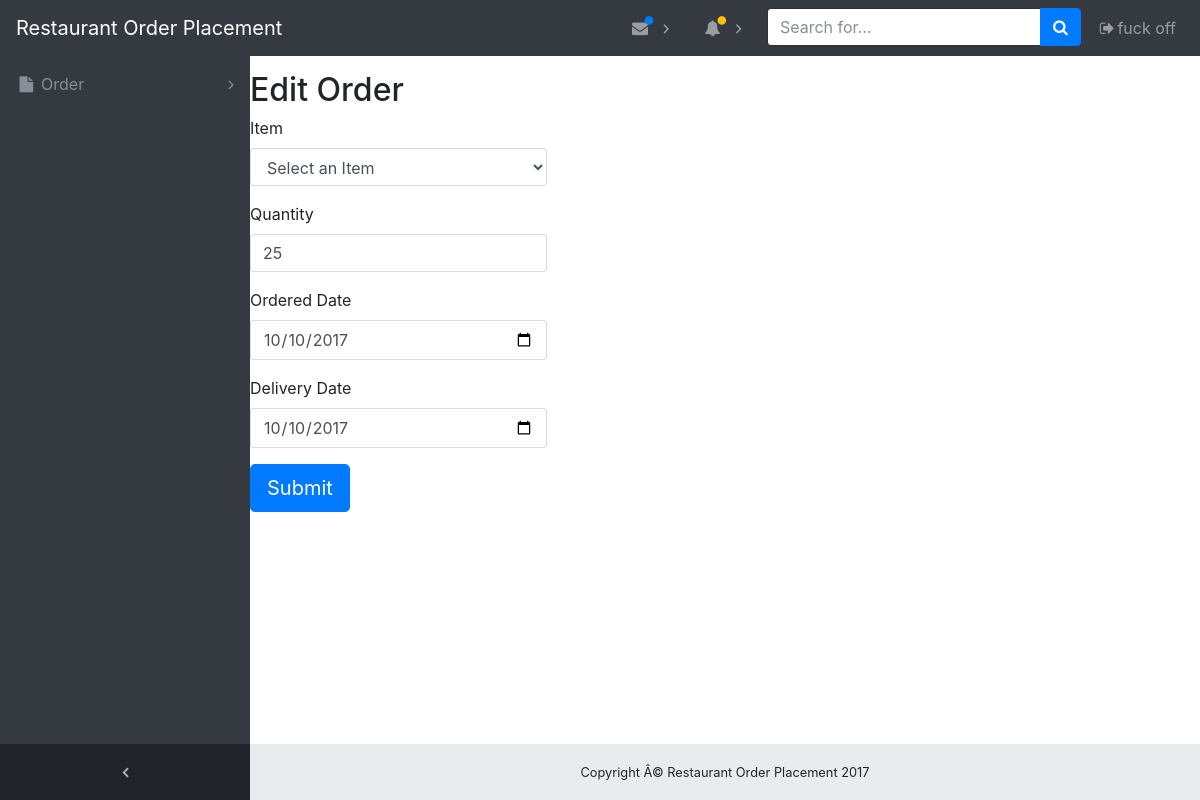
Page /orders/edit_order/6 on the committed database.
### tables this page shows
CREATE TABLE `orders` (
  `orders_id` int(10) NOT NULL,
  `item_id` int(10) NOT NULL,
  `quantity` int(10) NOT NULL,
  `ordered_date` date NOT NULL,
  `order_by` varchar(10) NOT NULL,
  `delivery_date` date NOT NULL,
  `delivery_flag` varchar(5) NOT NULL
);

### application/controllers/Orders.php (called while the page is built, shortened)
<?php
class Orders extends CI_Controller {
	public function __construct() {
        $this->load->model(array('item_model','orders_model'));
    }
    public function edit_order($id) {
        $data_header['active'] = 'user';
        $this->load->view('template/header', $data_header);
        $data['users'] = $this->orders_model->get_order($id);
        $data['items'] = $this->orders_model->get_items();
        if ($_POST) {
           $config = array(
                array(
                        'field' => 'order_item',
                        'label' => 'Item',
                        'rules' => 'trim|required|max_length[50]'
                ),
                array(
                        'field' => 'order_quantity',
                        'label' => 'Quantity',
                        'rules' => 'trim|max_length[50]'
                ),
                array(
                        'field' => 'ordered_date',
                        'label' => 'Order Date',
                        'rules' => 'trim|max_length[50]'
                ),
                array(
                        'field' => 'delivery_date',
                        'label' => 'Delivery Date',
                        'rules' => 'trim|max_length[50]'
                )
            );
           $this->form_validation->set_rules($config);
            if ($this->form_validation->run() == FALSE) {
                $this->load->view('orders/createOrder', $data);
            } else {
                $data = array(
                    'item_id'     => $this->input->post('order_item'),
                    'quantity'    => $this->input->post('quantity'),
                    'ordered_date'    => $this->input->post('ordered_date'),
                    'delivery_date'    => $this->input->post('delivery_date')
                );
                $this->orders_model->update_order($data, $id);
                $this->session->set_flashdata('message', '<strong>Order Successfully Updated.</strong>');
                redirect('orders/list_order');
            }
        } else {
            $this->load->view('orders/editOrder', $data);
        }
        $this->load->view('template/footer');
    }
}

### index.php (called while the page is built, shortened)
<?php
require_once BASEPATH.'core/CodeIgniter.php';

### application/models/Orders_model.php (called while the page is built, shortened)
<?php
class Orders_model extends CI_Model {
    public function get_items() {
        $this->db->select();
        $this->db->from('item');
        $this->db->order_by('item_name', 'ASC');
        $query = $this->db->get();
        return $query->result();
    }
    public function get_order($id) {
        $this->db->select();
        $this->db->from('orders');
        $this->db->join('item', 'item.item_id = orders.item_id');
        $this->db->where('orders_id =', $id);
        $query = $this->db->get();
        return $query->first_row();
    }
}

### application/views/orders/editOrder.php (the view, shortened to what this page needs)
<div class="row">
    <div class="col-md-12">
        <h2 class="page-header">Edit Order</h2>
    </div>
</div>
<div class="row">
    <div class="col-md-12">
    </div>
</div>
<form role="form" action="<?php echo base_url(); ?>orders/edit_order/<?php echo $users->orders_id; ?> " method="post">
    <div class="row">
        <div class="col-md-4">
            <div class="form-group">
                <label>Item</label>
                <select class="form-control" name="order_item" value="<?=set_value('order_item'); ?>" required >
                    <option value="">Select an Item</option>
                </select>
            </div>
        </div>
    </div>
    <div class="row">
        <div class="col-md-4">
            <div class="form-group">
                <label>Quantity</label>
                <input type="numeric" name="quantity" class="form-control" value="<?php echo $users->quantity; ?>" required>
            </div>
        </div>
    </div>
    <div class="row">
        <div class="col-md-4">
            <div class="form-group">
                <label>Ordered Date</label>
                <input type="date" name="ordered_date" class="form-control" value="<?php echo $users->ordered_date; ?>" required>
            </div>
        </div>
    </div>
    <div class="row">
        <div class="col-md-4">
            <div class="form-group">
                <label>Delivery Date</label>
                <input type="date" name="delivery_date" class="form-control" value="<?php echo $users->delivery_date; ?>" required>
            </div>
        </div>
    </div>
    <div class="row">
        <div class="col-md-4">
            <div class="form-group">
                <input type="submit" class="btn btn-primary btn-lg" value="Submit"/>
            </div>
        </div>
    </div>
</form>

### assets/css/sb-admin.css (style rules this page uses)
html { position: relative; min-height: 100%; }
body { overflow-x: hidden; }
body.sticky-footer { margin-bottom: 56px; }
body.fixed-nav { padding-top: 56px; }

### rows in the picture
orders: quantity "25", ordered_date "10/10/2017", delivery_date "10/10/2017"
